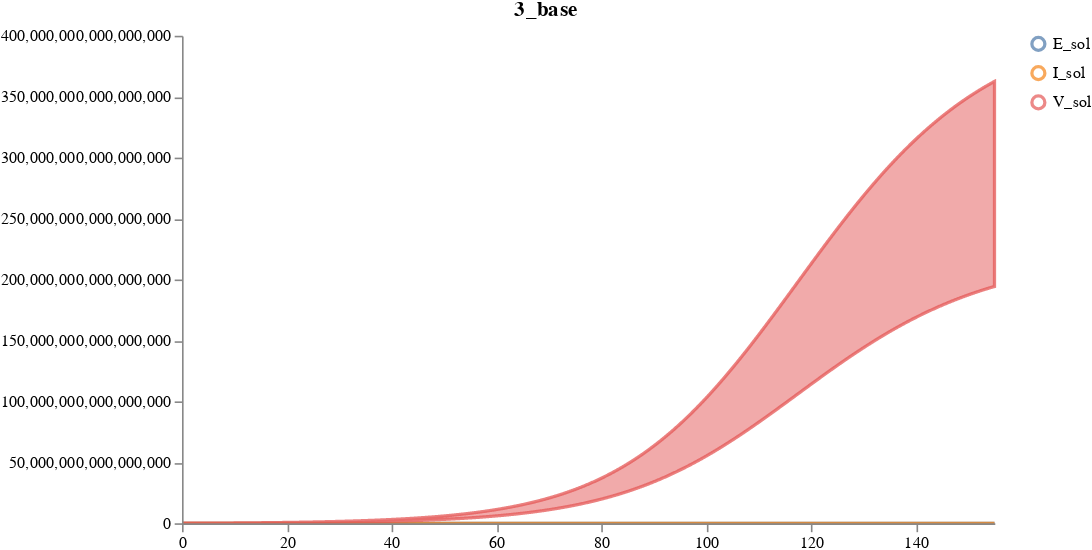

Notebook code cell kept with this figure:
### Code cell
num_samples = 5
start_time = 0
end_time = 155 # between 10/02/2020 and 01/25/2021
num_timepoints = (end_time-start_time)*10 + 1
timepoints = list(get_tspan(start_time, end_time, num_timepoints).detach().numpy())

results_3_base = load_and_sample_petri_model(
        tm, num_samples, timepoints=timepoints, method="dopri5",
    visual_options={"title": "3_base", "subset":["I_sol", "E_sol", "V_sol"]}, time_unit="days")
display(results_3_base['data'])
#display(results_3_base)
plots.ipy_display(results_3_base["visual"])

### Figure 1 — Vega specification as saved in the notebook (floating-point values rounded to 4 significant figures; data arrays with more than 128 entries replaced by an {"elided": "..."} marker saying what was removed)
{"$schema": "https://vega.github.io/schema/vega/v5.json", "axes": [{"name": "x_axis", "orient": "bottom", "scale": "xscale", "zindex": 100}, {"name": "y_axis", "orient": "left", "scale": "yscale", "zindex": 100}], "data": [{"name": "distributions", "values": {"elided": "4653 records"}}, {"name": "traces", "transform": [{"expr": "isValid(datum.value)", "type": "filter"}], "values": []}, {"name": "points", "values": []}, {"name": "markers", "values": []}, {"name": "selected", "on": [{"remove": true, "trigger": "clear"}, {"remove": true, "trigger": "!shift"}, {"insert": "clicked", "trigger": "!shift && clicked"}, {"toggle": "clicked", "trigger": "shift && clicked"}]}], "height": 300, "legends": [{"encode": {"labels": {"interactive": true, "name": "legendLabel", "update": {"opacity": [{"test": "!length(data('selected')) || indata('selected', 'value', datum.value)", "value": 1}, {"value": 0.25}]}}, "symbols": {"interactive": true, "name": "legendSymbol", "update": {"fill": {"value": "transparent"}, "opacity": [{"test": "!length(data('selected')) || indata('selected', 'value', datum.value)", "value": 0.7}, {"value": 0.15}], "size": {"value": 64}, "strokeWidth": {"value": 2}}}}, "name": "color_legend", "stroke": "color"}], "marks": [{"from": {"facet": {"data": "points", "groupby": "trajectory", "name": "points_split"}}, "marks": [{"encode": {"hover": {"fillOpacity": {"value": 0.9}}, "update": {"fill": {"field": "trajectory", "scale": "color"}, "fillOpacity": [{"test": "!length(data('selected')) || indata('selected', 'value', datum.trajectory)", "value": 0.5}, {"value": 0.15}], "size": {"value": 10}, "stroke": {"field": "trajectory", "scale": "color"}, "strokeOpacity": [{"test": "!length(data('selected')) || indata('selected', 'value', datum.trajectory)", "value": 0.75}, {"value": 0.15}], "strokeWidth": {"value": 2}, "tooltip": {"field": "value"}, "x": {"field": "timepoint", "scale": "xscale"}, "y": {"field": "value", "scale": "yscale"}}}, "from": {"data": "points"}, "name": "_points_symbol", "type": "symbol", "zindex": 3}, {"encode": {"hover": {"fillOpacity": {"value": 0.9}}, "update": {"interpolate": {"value": "linear"}, "stroke": {"field": "trajectory", "scale": "color"}, "strokeOpacity": [{"test": "!length(data('selected')) || indata('selected', 'value', datum.trajectory)", "value": 0.3}, {"value": 0.1}], "strokeWidth": {"value": 2}, "x": {"field": "timepoint", "scale": "xscale"}, "y": {"field": "value", "scale": "yscale"}}}, "from": {"data": "points"}, "name": "_points_line", "type": "line", "zindex": 3}], "name": "_points", "type": "group", "zindex": 3}, {"from": {"facet": {"data": "traces", "groupby": "trajectory", "name": "traces_split"}}, "marks": [{"encode": {"hover": {"fillOpacity": {"value": 0.9}}, "update": {"interpolate": {"value": "linear"}, "stroke": {"field": "trajectory", "scale": "color"}, "strokeOpacity": [{"test": "!length(data('selected')) || indata('selected', 'value', datum.trajectory)", "value": 0.75}, {"value": 0.15}], "strokeWidth": {"value": 2}, "x": {"field": "timepoint", "scale": "xscale"}, "y": {"field": "value", "scale": "yscale"}}}, "from": {"data": "traces_split"}, "name": "_traces_lines", "type": "line"}], "name": "_traces", "type": "group", "zindex": 2}, {"from": {"facet": {"data": "distributions", "groupby": "trajectory", "name": "trajectory_split"}}, "marks": [{"encode": {"hover": {"fillOpacity": {"value": 0.9}}, "update": {"fill": {"field": "trajectory", "scale": "color"}, "fillOpacity": [{"test": "!length(data('selected')) || indata('selected', 'value', datum.trajectory)", "value": 0.5}, {"value": 0.15}], "interpolate": {"value": "linear"}, "stroke": {"field": "trajectory", "scale": "color"}, "strokeOpacity": [{"test": "!length(data('selected')) || indata('selected', 'value', datum.trajectory)", "value": 0.75}, {"value": 0.15}], "strokeWidth": {"value": 2}, "x": {"field": "timepoint", "scale": "xscale"}, "y": {"field": "upper", "scale": "yscale"}, "y2": {"field": "lower", "scale": "yscale"}}}, "from": {"data": "trajectory_split"}, "type": "area"}], "name": "_distributions", "type": "group", "zindex": 1}, {"marks": [{"encode": {"enter": {"stroke": {"value": "lightgray"}}, "update": {"opacity": {"value": 1}, "x": {"field": "timepoint", "scale": "xscale"}, "y": {"signal": "height"}, "y2": {"value": 0}}}, "from": {"data": "markers"}, "name": "_marker text", "type": "rule"}, {"encode": {"enter": {"fontSize": {"value": 8}, "text": {"field": "datum.label"}, "y": {"value": 0}}}, "from": {"data": "_marker text"}, "name": "_marker flags", "transform": [{"as": ["x", "_y", "opacity", "align", "baseline"], "lineAnchor": "start", "offset": [1], "size": {"signal": "[width, height]"}, "type": "label"}], "type": "text"}], "name": "_markers", "type": "group"}], "scales": [{"domain": {"fields": [{"data": "distributions", "field": "timepoint"}, {"data": "traces", "field": "timepoint"}, {"data": "points", "field": "timepoint"}, {"data": "markers", "field": "timepoint"}]}, "name": "xscale", "range": "width", "type": "linear", "zero": false}, {"domain": {"fields": [{"data": "distributions", "field": "lower"}, {"data": "distributions", "field": "upper"}, {"data": "traces", "field": "value"}, {"data": "points", "field": "value"}]}, "name": "yscale", "nice": true, "range": "height", "type": "linear", "zero": true}, {"domain": {"fields": [{"data": "distributions", "field": "trajectory"}, {"data": "traces", "field": "trajectory"}, {"data": "points", "field": "trajectory"}]}, "name": "color", "range": "category", "type": "ordinal"}], "signals": [{"name": "clear", "on": [{"events": "mouseup[!event.item]", "force": true, "update": "true"}], "value": true}, {"name": "shift", "on": [{"events": "@legendSymbol:click, @legendLabel:click", "force": true, "update": "event.shiftKey"}], "value": false}, {"name": "clicked", "on": [{"events": "@legendSymbol:click, @legendLabel:click", "force": true, "update": "{value: datum.value}"}], "value": null}], "title": "3_base", "width": 500}
